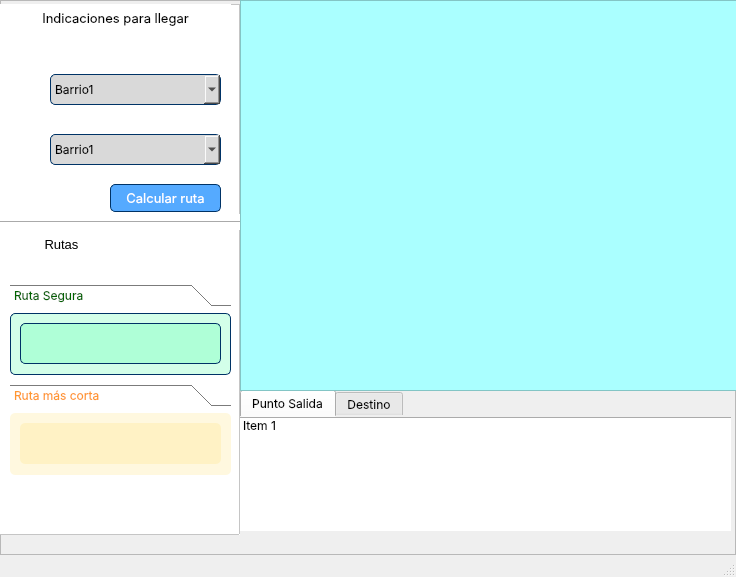
<?xml version="1.0" encoding="UTF-8"?>
<ui version="4.0">
 <class>MainWindow</class>
 <widget class="QMainWindow" name="MainWindow">
  <property name="enabled">
   <bool>true</bool>
  </property>
  <property name="geometry">
   <rect>
    <x>0</x>
    <y>0</y>
    <width>736</width>
    <height>577</height>
   </rect>
  </property>
  <property name="minimumSize">
   <size>
    <width>736</width>
    <height>550</height>
   </size>
  </property>
  <property name="font">
   <font>
    <family>Inter</family>
   </font>
  </property>
  <property name="windowTitle">
   <string>MainWindow</string>
  </property>
  <widget class="QWidget" name="centralwidget">
   <property name="sizePolicy">
    <sizepolicy hsizetype="Maximum" vsizetype="Maximum">
     <horstretch>0</horstretch>
     <verstretch>0</verstretch>
    </sizepolicy>
   </property>
   <property name="maximumSize">
    <size>
     <width>16777215</width>
     <height>16777215</height>
    </size>
   </property>
   <layout class="QHBoxLayout" name="horizontalLayout">
    <property name="spacing">
     <number>0</number>
    </property>
    <property name="sizeConstraint">
     <enum>QLayout::SetMaximumSize</enum>
    </property>
    <property name="leftMargin">
     <number>0</number>
    </property>
    <property name="topMargin">
     <number>0</number>
    </property>
    <property name="rightMargin">
     <number>0</number>
    </property>
    <property name="bottomMargin">
     <number>0</number>
    </property>
    <item>
     <widget class="QFrame" name="container">
      <property name="styleSheet">
       <string notr="true"/>
      </property>
      <property name="frameShape">
       <enum>QFrame::StyledPanel</enum>
      </property>
      <property name="frameShadow">
       <enum>QFrame::Raised</enum>
      </property>
      <widget class="QTabWidget" name="tabWidget">
       <property name="geometry">
        <rect>
         <x>240</x>
         <y>390</y>
         <width>491</width>
         <height>141</height>
        </rect>
       </property>
       <property name="font">
        <font>
         <family>Inter</family>
        </font>
       </property>
       <property name="styleSheet">
        <string notr="true">QTabWidget{
border-style: solid;
border-width: 0px;
border-color: rgba(255, 220, 94, 50);
backgroud-color: rgb(0, 0, 0)
border-radius: 5px;
}</string>
       </property>
       <property name="currentIndex">
        <number>0</number>
       </property>
       <widget class="QWidget" name="tabOrigin">
        <property name="styleSheet">
         <string notr="true">QWidget{
border-style: solid;
border-width: 0px;
border-color: rgba(255, 220, 94, 50);
color: rgb(255, 151, 47);
border-radius: 5px;
}</string>
        </property>
        <attribute name="icon">
         <iconset>
          <normaloff>../../Discretas/IconosColores/crosshair1.svg</normaloff>../../Discretas/IconosColores/crosshair1.svg</iconset>
        </attribute>
        <attribute name="title">
         <string>Punto Salida</string>
        </attribute>
        <widget class="QListWidget" name="listOrigin">
         <property name="geometry">
          <rect>
           <x>0</x>
           <y>1</y>
           <width>491</width>
           <height>181</height>
          </rect>
         </property>
         <property name="font">
          <font>
           <family>Inter</family>
          </font>
         </property>
         <property name="styleSheet">
          <string notr="true">color: rgb(0, 0, 0);</string>
         </property>
         <item>
          <property name="text">
           <string>Item 1</string>
          </property>
         </item>
        </widget>
       </widget>
       <widget class="QWidget" name="tab_Destination">
        <attribute name="icon">
         <iconset>
          <normaloff>../../Discretas/IconosColores/map-pin.svg</normaloff>../../Discretas/IconosColores/map-pin.svg</iconset>
        </attribute>
        <attribute name="title">
         <string>Destino</string>
        </attribute>
        <widget class="QListWidget" name="listDestination">
         <property name="geometry">
          <rect>
           <x>0</x>
           <y>0</y>
           <width>481</width>
           <height>101</height>
          </rect>
         </property>
         <property name="font">
          <font>
           <family>Inter</family>
          </font>
         </property>
         <item>
          <property name="text">
           <string>Item 2</string>
          </property>
         </item>
        </widget>
       </widget>
      </widget>
      <widget class="QFrame" name="frameSide">
       <property name="geometry">
        <rect>
         <x>-10</x>
         <y>4</y>
         <width>250</width>
         <height>531</height>
        </rect>
       </property>
       <property name="maximumSize">
        <size>
         <width>250</width>
         <height>16777215</height>
        </size>
       </property>
       <property name="font">
        <font>
         <family>Impact</family>
         <pointsize>12</pointsize>
        </font>
       </property>
       <property name="styleSheet">
        <string notr="true">background-color: rgb(255, 255, 255);</string>
       </property>
       <property name="frameShape">
        <enum>QFrame::StyledPanel</enum>
       </property>
       <property name="frameShadow">
        <enum>QFrame::Raised</enum>
       </property>
       <widget class="QPushButton" name="btn_menu">
        <property name="geometry">
         <rect>
          <x>10</x>
          <y>0</y>
          <width>231</width>
          <height>28</height>
         </rect>
        </property>
        <property name="font">
         <font>
          <family>Inter</family>
          <pointsize>10</pointsize>
          <kerning>true</kerning>
         </font>
        </property>
        <property name="styleSheet">
         <string notr="true">QPushButton{
border-style: solid;
border-width: 0px;
}</string>
        </property>
        <property name="text">
         <string>Indicaciones para llegar</string>
        </property>
        <property name="icon">
         <iconset>
          <normaloff>../../Discretas/iconos/align-justify.svg</normaloff>../../Discretas/iconos/align-justify.svg</iconset>
        </property>
        <property name="iconSize">
         <size>
          <width>30</width>
          <height>30</height>
         </size>
        </property>
       </widget>
       <widget class="QPushButton" name="btn_inicio">
        <property name="geometry">
         <rect>
          <x>20</x>
          <y>70</y>
          <width>30</width>
          <height>30</height>
         </rect>
        </property>
        <property name="styleSheet">
         <string notr="true">QPushButton{
border-style: solid;
border-width: 0px;
}</string>
        </property>
        <property name="text">
         <string/>
        </property>
        <property name="icon">
         <iconset>
          <normaloff>../../Discretas/IconosColores/crosshair1.svg</normaloff>../../Discretas/IconosColores/crosshair1.svg</iconset>
        </property>
        <property name="iconSize">
         <size>
          <width>25</width>
          <height>25</height>
         </size>
        </property>
       </widget>
       <widget class="QComboBox" name="comboOrigin">
        <property name="geometry">
         <rect>
          <x>60</x>
          <y>70</y>
          <width>171</width>
          <height>31</height>
         </rect>
        </property>
        <property name="font">
         <font>
          <family>Inter</family>
         </font>
        </property>
        <property name="styleSheet">
         <string notr="true">QComboBox{
	border-style: solid;
border-width: 1px;
border-color: rgb(0, 51, 102);
background-color: #D9D9D9;
color: rgb(0,0,0);
border-radius: 5px;
}</string>
        </property>
        <item>
         <property name="text">
          <string>Barrio1</string>
         </property>
        </item>
        <item>
         <property name="text">
          <string>Barrio2</string>
         </property>
        </item>
       </widget>
       <widget class="QPushButton" name="btn_inicio_2">
        <property name="geometry">
         <rect>
          <x>20</x>
          <y>100</y>
          <width>30</width>
          <height>30</height>
         </rect>
        </property>
        <property name="styleSheet">
         <string notr="true">QPushButton{
border-style: solid;
border-width: 0px;
}</string>
        </property>
        <property name="text">
         <string/>
        </property>
        <property name="icon">
         <iconset>
          <normaloff>../../Discretas/IconosColores/more-vertical.svg</normaloff>../../Discretas/IconosColores/more-vertical.svg</iconset>
        </property>
        <property name="iconSize">
         <size>
          <width>25</width>
          <height>25</height>
         </size>
        </property>
       </widget>
       <widget class="QPushButton" name="btn_inicio_3">
        <property name="geometry">
         <rect>
          <x>20</x>
          <y>130</y>
          <width>30</width>
          <height>30</height>
         </rect>
        </property>
        <property name="styleSheet">
         <string notr="true">QPushButton{
border-style: solid;
border-width: 0px;
}</string>
        </property>
        <property name="text">
         <string/>
        </property>
        <property name="icon">
         <iconset>
          <normaloff>../../Discretas/IconosColores/map-pin.svg</normaloff>../../Discretas/IconosColores/map-pin.svg</iconset>
        </property>
        <property name="iconSize">
         <size>
          <width>25</width>
          <height>25</height>
         </size>
        </property>
       </widget>
       <widget class="QComboBox" name="comboDestination">
        <property name="geometry">
         <rect>
          <x>60</x>
          <y>130</y>
          <width>171</width>
          <height>31</height>
         </rect>
        </property>
        <property name="font">
         <font>
          <family>Inter</family>
         </font>
        </property>
        <property name="styleSheet">
         <string notr="true">QComboBox{
	border-style: solid;
border-width: 1px;
border-color: rgb(0, 51, 102);
background-color: #D9D9D9;
color: rgb(0,0,0);
border-radius: 5px;
}</string>
        </property>
        <item>
         <property name="text">
          <string>Barrio1</string>
         </property>
        </item>
        <item>
         <property name="text">
          <string>Barrio2</string>
         </property>
        </item>
       </widget>
       <widget class="QPushButton" name="btn_CalculateRoute">
        <property name="geometry">
         <rect>
          <x>120</x>
          <y>180</y>
          <width>111</width>
          <height>28</height>
         </rect>
        </property>
        <property name="font">
         <font>
          <family>Inter</family>
          <pointsize>10</pointsize>
         </font>
        </property>
        <property name="styleSheet">
         <string notr="true">QPushButton{
	border-style: solid;
border-width: 1px;
border-color: rgb(0, 51, 102);
background-color: #55aaff;
color: rgb(255, 255, 255);
border-radius: 5px;
}

QPushButton:hover{
border-style: solid;
border-width: 1px;
border-color: rgb(0, 51, 102);
background-color: rgb(0, 0, 255);
color: rgb(255, 255, 255);
border-radius: 5px;
}</string>
        </property>
        <property name="text">
         <string>Calcular ruta</string>
        </property>
        <property name="checkable">
         <bool>true</bool>
        </property>
       </widget>
       <widget class="QPushButton" name="btn_inicio_4">
        <property name="geometry">
         <rect>
          <x>20</x>
          <y>230</y>
          <width>30</width>
          <height>30</height>
         </rect>
        </property>
        <property name="styleSheet">
         <string notr="true">QPushButton{
border-style: solid;
border-width: 0px;
}</string>
        </property>
        <property name="text">
         <string/>
        </property>
        <property name="icon">
         <iconset>
          <normaloff>../../Discretas/IconosColores/git-branch.svg</normaloff>../../Discretas/IconosColores/git-branch.svg</iconset>
        </property>
        <property name="iconSize">
         <size>
          <width>25</width>
          <height>25</height>
         </size>
        </property>
       </widget>
       <widget class="QLabel" name="label">
        <property name="geometry">
         <rect>
          <x>50</x>
          <y>230</y>
          <width>43</width>
          <height>21</height>
         </rect>
        </property>
        <property name="text">
         <string>&lt;html&gt;&lt;head/&gt;&lt;body&gt;&lt;p align=&quot;center&quot;&gt;&lt;span style=&quot; font-size:10pt; color:#000000;&quot;&gt;Rutas&lt;/span&gt;&lt;/p&gt;&lt;/body&gt;&lt;/html&gt;</string>
        </property>
       </widget>
       <widget class="Line" name="line">
        <property name="geometry">
         <rect>
          <x>10</x>
          <y>210</y>
          <width>241</width>
          <height>16</height>
         </rect>
        </property>
        <property name="orientation">
         <enum>Qt::Horizontal</enum>
        </property>
       </widget>
       <widget class="QToolBox" name="toolSafeRoute">
        <property name="geometry">
         <rect>
          <x>20</x>
          <y>280</y>
          <width>221</width>
          <height>91</height>
         </rect>
        </property>
        <property name="font">
         <font>
          <family>Inter</family>
         </font>
        </property>
        <property name="toolTip">
         <string>&lt;html&gt;&lt;head/&gt;&lt;body&gt;&lt;p&gt;Hola&lt;/p&gt;&lt;/body&gt;&lt;/html&gt;</string>
        </property>
        <property name="styleSheet">
         <string notr="true">QWidget{
border-style: solid;
color: rgb(0,100,0);
border-radius: 5px;
}</string>
        </property>
        <property name="currentIndex">
         <number>0</number>
        </property>
        <widget class="QWidget" name="pageSafeRoute">
         <property name="geometry">
          <rect>
           <x>0</x>
           <y>0</y>
           <width>221</width>
           <height>56</height>
          </rect>
         </property>
         <property name="styleSheet">
          <string notr="true">QWidget{
border-style: solid;
border-width: 1px;
border-color: rgb(0, 51, 102);
background-color: rgba(0, 255, 127, 44);
color: rgb(0,100,0);
border-radius: 5px;
}</string>
         </property>
         <attribute name="icon">
          <iconset>
           <normaloff>../../Discretas/iconos/check.svg</normaloff>../../Discretas/iconos/check.svg</iconset>
         </attribute>
         <attribute name="label">
          <string>Ruta Segura</string>
         </attribute>
         <widget class="QTextEdit" name="lbSafes">
          <property name="enabled">
           <bool>true</bool>
          </property>
          <property name="geometry">
           <rect>
            <x>10</x>
            <y>10</y>
            <width>201</width>
            <height>41</height>
           </rect>
          </property>
          <property name="inputMethodHints">
           <set>Qt::ImhMultiLine|Qt::ImhNoEditMenu|Qt::ImhNoTextHandles</set>
          </property>
          <property name="html">
           <string>&lt;!DOCTYPE HTML PUBLIC &quot;-//W3C//DTD HTML 4.0//EN&quot; &quot;http://www.w3.org/TR/REC-html40/strict.dtd&quot;&gt;
&lt;html&gt;&lt;head&gt;&lt;meta name=&quot;qrichtext&quot; content=&quot;1&quot; /&gt;&lt;style type=&quot;text/css&quot;&gt;
p, li { white-space: pre-wrap; }
&lt;/style&gt;&lt;/head&gt;&lt;body style=&quot; font-family:'MS Shell Dlg 2'; font-size:7.8pt; font-weight:400; font-style:normal;&quot;&gt;
&lt;p style=&quot;-qt-paragraph-type:empty; margin-top:0px; margin-bottom:0px; margin-left:0px; margin-right:0px; -qt-block-indent:0; text-indent:0px;&quot;&gt;&lt;br /&gt;&lt;/p&gt;&lt;/body&gt;&lt;/html&gt;</string>
          </property>
         </widget>
        </widget>
       </widget>
       <widget class="QToolBox" name="ToolShorestRoute">
        <property name="enabled">
         <bool>true</bool>
        </property>
        <property name="geometry">
         <rect>
          <x>20</x>
          <y>380</y>
          <width>221</width>
          <height>91</height>
         </rect>
        </property>
        <property name="font">
         <font>
          <family>Inter</family>
         </font>
        </property>
        <property name="styleSheet">
         <string notr="true">QWidget{
border-style: solid;
border-width: 0px;
border-color: rgba(255, 220, 94, 50);
color: rgb(255, 151, 47);
border-radius: 5px;
}</string>
        </property>
        <property name="currentIndex">
         <number>0</number>
        </property>
        <widget class="QWidget" name="pageShortRoute">
         <property name="geometry">
          <rect>
           <x>0</x>
           <y>0</y>
           <width>221</width>
           <height>56</height>
          </rect>
         </property>
         <property name="styleSheet">
          <string notr="true">QWidget{
border-style: solid;
border-width: 0px;
border-color: rgb(0, 51, 102);
background-color: rgba(255, 220, 94, 50);
color: rgb(0,100,0);
border-radius: 5px;
}</string>
         </property>
         <attribute name="icon">
          <iconset>
           <normaloff>../../Discretas/IconosColores/git-commit.svg</normaloff>../../Discretas/IconosColores/git-commit.svg</iconset>
         </attribute>
         <attribute name="label">
          <string>Ruta más corta</string>
         </attribute>
         <widget class="QTextEdit" name="lbShort">
          <property name="enabled">
           <bool>true</bool>
          </property>
          <property name="geometry">
           <rect>
            <x>10</x>
            <y>10</y>
            <width>201</width>
            <height>41</height>
           </rect>
          </property>
          <property name="html">
           <string>&lt;!DOCTYPE HTML PUBLIC &quot;-//W3C//DTD HTML 4.0//EN&quot; &quot;http://www.w3.org/TR/REC-html40/strict.dtd&quot;&gt;
&lt;html&gt;&lt;head&gt;&lt;meta name=&quot;qrichtext&quot; content=&quot;1&quot; /&gt;&lt;style type=&quot;text/css&quot;&gt;
p, li { white-space: pre-wrap; }
&lt;/style&gt;&lt;/head&gt;&lt;body style=&quot; font-family:'MS Shell Dlg 2'; font-size:7.8pt; font-weight:400; font-style:normal;&quot;&gt;
&lt;p style=&quot;-qt-paragraph-type:empty; margin-top:0px; margin-bottom:0px; margin-left:0px; margin-right:0px; -qt-block-indent:0; text-indent:0px;&quot;&gt;&lt;br /&gt;&lt;/p&gt;&lt;/body&gt;&lt;/html&gt;</string>
          </property>
         </widget>
        </widget>
       </widget>
      </widget>
      <widget class="QFrame" name="frame">
       <property name="geometry">
        <rect>
         <x>240</x>
         <y>0</y>
         <width>501</width>
         <height>391</height>
        </rect>
       </property>
       <property name="styleSheet">
        <string notr="true">background-color: rgb(170, 255, 255);</string>
       </property>
       <property name="frameShape">
        <enum>QFrame::StyledPanel</enum>
       </property>
       <property name="frameShadow">
        <enum>QFrame::Raised</enum>
       </property>
       <widget class="QLabel" name="lbImagen">
        <property name="geometry">
         <rect>
          <x>39</x>
          <y>29</y>
          <width>421</width>
          <height>341</height>
         </rect>
        </property>
        <property name="text">
         <string/>
        </property>
       </widget>
      </widget>
     </widget>
    </item>
   </layout>
  </widget>
  <widget class="QStatusBar" name="statusbar"/>
 </widget>
 <resources/>
 <connections/>
</ui>
